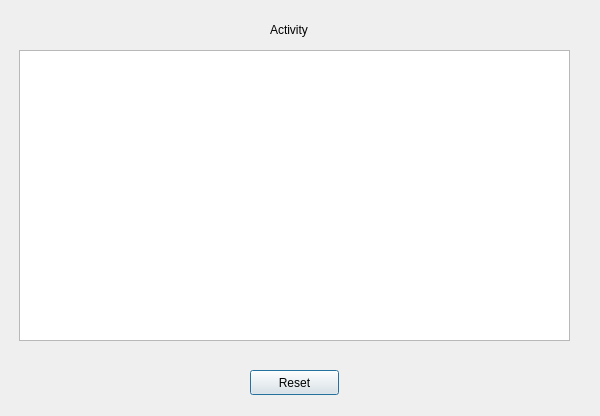
<?xml version="1.0" encoding="UTF-8"?>
<ui version="4.0">
 <class>Dialog</class>
 <widget class="QDialog" name="Dialog">
  <property name="geometry">
   <rect>
    <x>0</x>
    <y>0</y>
    <width>600</width>
    <height>416</height>
   </rect>
  </property>
  <property name="windowTitle">
   <string>Recent plugin activity</string>
  </property>
  <widget class="QTableWidget" name="tableWidget">
   <property name="geometry">
    <rect>
     <x>19</x>
     <y>50</y>
     <width>551</width>
     <height>291</height>
    </rect>
   </property>
  </widget>
  <widget class="QLabel" name="label">
   <property name="geometry">
    <rect>
     <x>270</x>
     <y>20</y>
     <width>51</width>
     <height>20</height>
    </rect>
   </property>
   <property name="text">
    <string>Activity</string>
   </property>
  </widget>
  <widget class="QPushButton" name="reset_button">
   <property name="geometry">
    <rect>
     <x>250</x>
     <y>370</y>
     <width>89</width>
     <height>25</height>
    </rect>
   </property>
   <property name="text">
    <string>Reset</string>
   </property>
  </widget>
  <widget class="QLabel" name="spinner_label">
   <property name="geometry">
    <rect>
     <x>330</x>
     <y>10</y>
     <width>181</width>
     <height>41</height>
    </rect>
   </property>
   <property name="maximumSize">
    <size>
     <width>16777215</width>
     <height>50</height>
    </size>
   </property>
   <property name="cursor">
    <cursorShape>WaitCursor</cursorShape>
   </property>
   <property name="text">
    <string/>
   </property>
   <property name="alignment">
    <set>Qt::AlignCenter</set>
   </property>
  </widget>
 </widget>
 <resources/>
 <connections/>
</ui>
